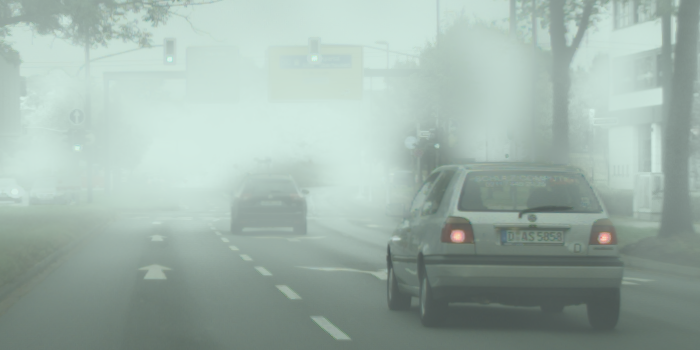
#> input picture images/foggy.png, 700 x 350 px
$ python gaussian_smoothing.py --image ../images/foggy.png
#> lines starting #> are read from the running program, lines starting #| are printed output that depends on the picture
### Sobel Edge Detection/convolution.py
import numpy as np
import cv2
import matplotlib.pyplot as plt


def convolution(image, kernel, average=False, verbose=False):
    if len(image.shape) == 3:
        print("Found 3 Channels : {}".format(image.shape))
        image = cv2.cvtColor(image, cv2.COLOR_BGR2GRAY)
        print("Converted to Gray Channel. Size : {}".format(image.shape))
    else:
        print("Image Shape : {}".format(image.shape))

    print("Kernel Shape : {}".format(kernel.shape))

    if verbose:
        plt.imshow(image, cmap='gray')
        plt.title("Image")
        plt.show()

    image_row, image_col = image.shape
    kernel_row, kernel_col = kernel.shape

    output = np.zeros(image.shape)

    pad_height = int((kernel_row - 1) / 2)
    pad_width = int((kernel_col - 1) / 2)

    padded_image = np.zeros((image_row + (2 * pad_height), image_col + (2 * pad_width)))

    padded_image[pad_height:padded_image.shape[0] - pad_height, pad_width:padded_image.shape[1] - pad_width] = image

    if verbose:
        plt.imshow(padded_image, cmap='gray')
        plt.title("Padded Image")
        plt.show()

    for row in range(image_row):
        for col in range(image_col):
            output[row, col] = np.sum(kernel * padded_image[row:row + kernel_row, col:col + kernel_col])
            if average:
                output[row, col] /= kernel.shape[0] * kernel.shape[1]

    print("Output Image size : {}".format(output.shape))

    if verbose:
        plt.imshow(output, cmap='gray')
        plt.title("Output Image using {}X{} Kernel".format(kernel_row, kernel_col))
        plt.show()

    return output

### Sobel Edge Detection/gaussian_smoothing.py
import numpy as np
import cv2
import argparse
import matplotlib.pyplot as plt
import math
from convolution import convolution


def dnorm(x, mu, sd):
    return 1 / (np.sqrt(2 * np.pi) * sd) * np.e ** (-np.power((x - mu) / sd, 2) / 2)


def gaussian_kernel(size, sigma=1, verbose=False):
    kernel_1D = np.linspace(-(size // 2), size // 2, size)
    for i in range(size):
        kernel_1D[i] = dnorm(kernel_1D[i], 0, sigma)
    kernel_2D = np.outer(kernel_1D.T, kernel_1D.T)

    kernel_2D *= 1.0 / kernel_2D.max()

    if verbose:
        plt.imshow(kernel_2D, interpolation='none', cmap='gray')
        plt.title("Kernel ( {}X{} )".format(size, size))
        plt.show()

    return kernel_2D


def gaussian_blur(image, kernel_size, verbose=False):
    kernel = gaussian_kernel(kernel_size, sigma=math.sqrt(kernel_size), verbose=verbose)
    return convolution(image, kernel, average=True, verbose=verbose)


if __name__ == '__main__':
    ap = argparse.ArgumentParser()
    ap.add_argument("-i", "--image", required=True, help="Path to the image")
    args = vars(ap.parse_args())

    image = cv2.imread(args["image"])
#> image is the input picture: shape (350, 700, 3); mean B, G, R 169.8, 178, 158.5

    gaussian_blur(image, 5, verbose=True)
#> in gaussian_kernel, `plt.show()`:
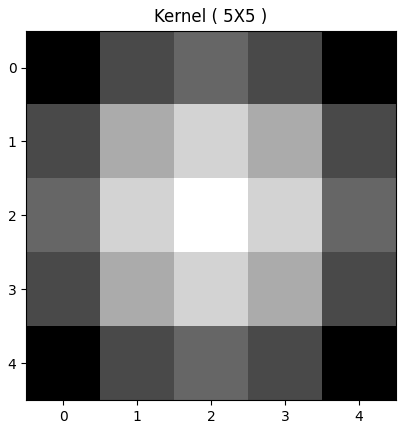
#> figure drawn by matplotlib, 1 panel
#| Found 3 Channels : (350, 700, 3)
#| Converted to Gray Channel. Size : (350, 700)
#> in convolution, `padded_image[pad_height:padded_image.shape[0] - pad_height, pad_width:..`:
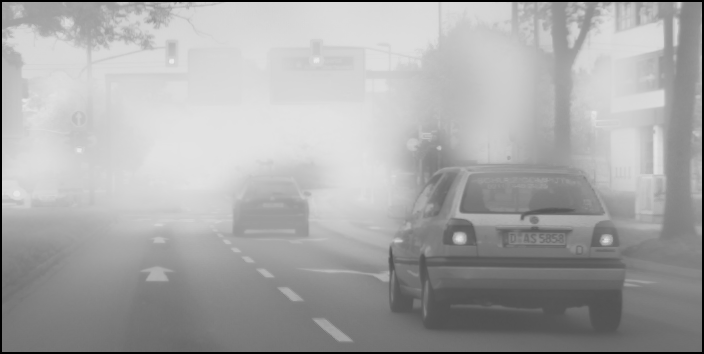
#> padded_image: shape (354, 704) float64; min 0, max 234, mean 168.3
#> after the loop in convolution, `for row in range(image_row):`:
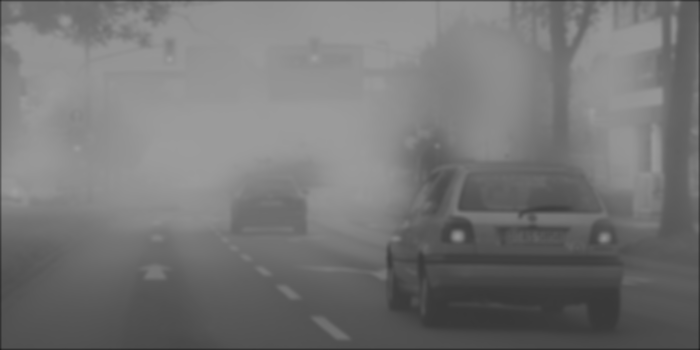
#> output: shape (350, 700) float64; min 29.71, max 158, mean 117.5
#| Output Image size : (350, 700)
